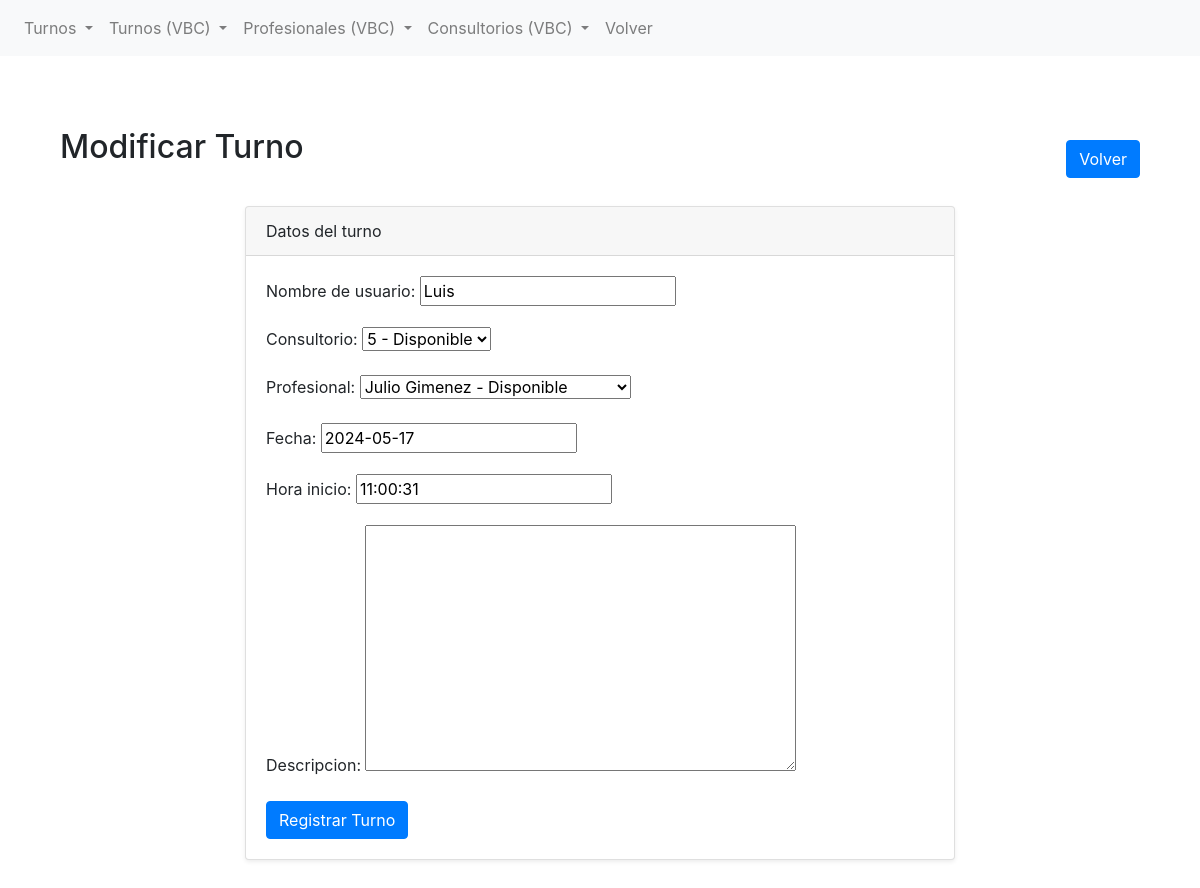
Before: /reserva_turnos/vbc/turnos/16/update/ with the older database file.
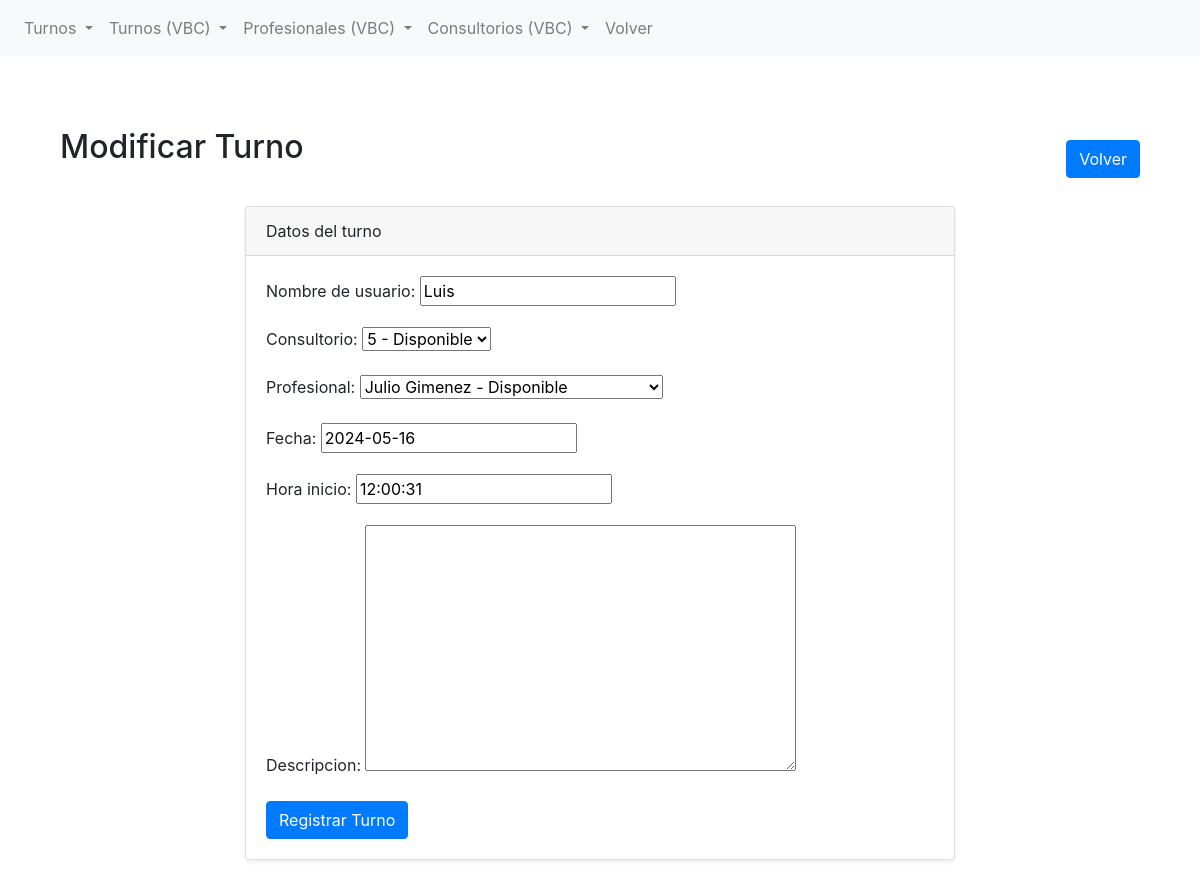
After: the same page with the newer database file.
### reserva_turnos/models.py (models this page shows, shortened)
class Turnos(models.Model):
    nombre_de_usuario = models.CharField(max_length=50)
    consultorio = models.ForeignKey(Consultorio, on_delete=models.CASCADE, related_name='reservas')
    profesional = models.ForeignKey(Profesional, on_delete=models.CASCADE, default = True)
    fecha = models.DateField(default=timezone.now)
    hora_inicio = models.TimeField(default=timezone.now)
    hora_fin = models.TimeField(default=timezone.now)
    descripcion = models.TextField(blank=True, null=True)

### reserva_turnos/views.py (the view)
# urls.py: path("vbc/turnos/<int:pk>/update/", TurnosUpdateView.as_view(), name='vbc_turnos_update'),
class TurnosUpdateView(UpdateView):
    model = Turnos
    template_name = 'reserva_turnos/vbc/turnos_create.html'
    fields = ['nombre_de_usuario', 'consultorio', 'profesional', 'fecha', 'hora_inicio', 'descripcion']
    context_object_name = 'turno'
    success_url = reverse_lazy('vbc_turnos_list')

### reserva_turnos/models.py (called while the page is built)
    def __str__(self):
        return f"{self.nombre} - {'Disponible' if self.disponible else 'No Disponible'} "

    def __str__(self):
        return f"{self.nombre} - {'Disponible' if self.disponible else 'No Disponible'} "

### reserva_turnos/templates/reserva_turnos/vbc/turnos_create.html (shortened to what this page needs)
{% extends 'reserva_turnos/base.html' %}
{% block content %}
<section class="py-5">
    <div class="container">
        <div class="d-flex justify-content-between align-items-center mb-3">
            <h2 class="mb-4">{% if object %}Modificar Turno {{ object.nombre }}{% else %}Crear Turno{% endif %}</h2>
            <a href="{% url 'vbc_turnos_list' %}" class="btn btn-primary">Volver</a>
        </div>
        <div class="row">
            <div class="col-lg-8 mx-auto">
                <div class="card shadow-sm">
                    <div class="card-header">
                        Datos del turno
                    </div>
                    <div class="card-body">
                        <form method="POST" action="{% url "vbc_turnos_create" %}">
                            {{ form.as_p }}
                            <button type="buscar" class="btn btn-primary">Registrar Turno</button>
                        </form>
                    </div>
                </div>
            </div>
        </div>
    </div>
</section>
{% endblock %}

Changed rows visible on the page:
changed Turnos "Luis": fecha "2024-05-17" → "2024-05-16"; hora_inicio "11:00:31" → "12:00:31"
